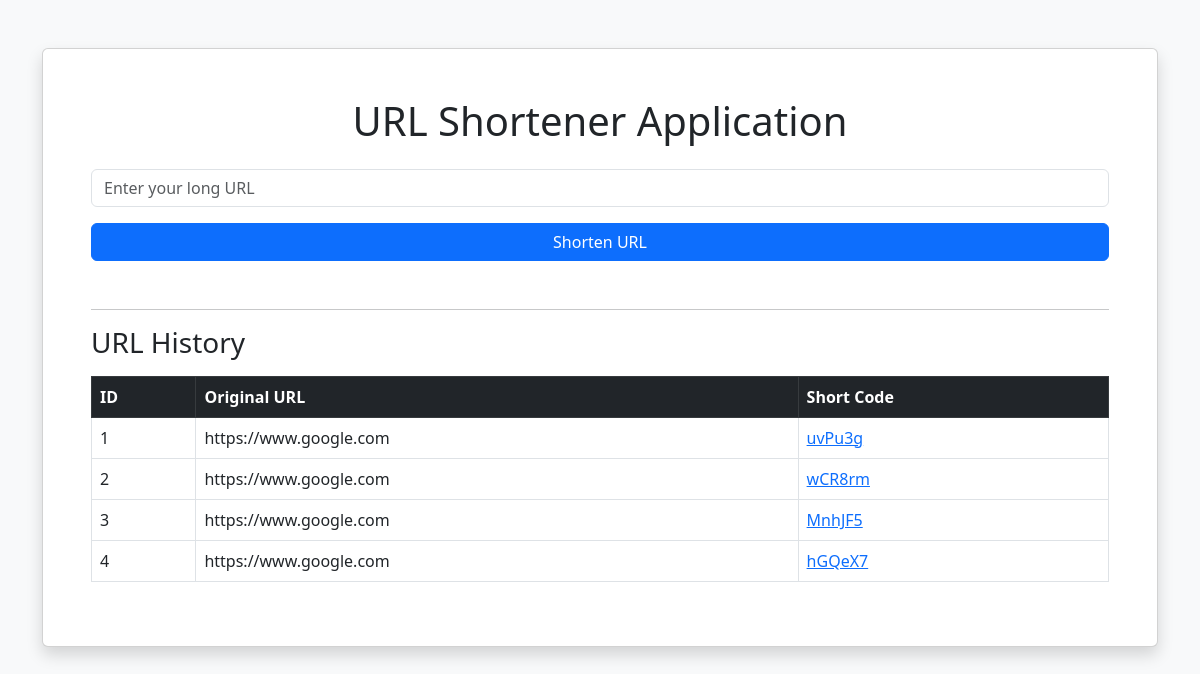
The page / on the database its author committed.
### tables this page shows
CREATE TABLE urls (
    id INTEGER PRIMARY KEY AUTOINCREMENT,
    long_url TEXT NOT NULL,
    short_code TEXT NOT NULL
);

### app.py (the view, shortened to what this page needs)
@app.route('/', methods=['GET', 'POST'])
def home():
    short_url = None
    conn = sqlite3.connect('database.db')
    cursor = conn.cursor()
    cursor.execute('SELECT * FROM urls')
    all_urls = cursor.fetchall()
    conn.close()
    return render_template(
        'index.html',
        short_url=short_url,
        all_urls=all_urls
    )

### templates/index.html (shortened to what this page needs)
<!DOCTYPE html>
<html lang="en">
<head>
    <link
        href="https://cdn.jsdelivr.net/npm/bootstrap@5.3.0/dist/css/bootstrap.min.css"
        rel="stylesheet"
    >
</head>
<body class="bg-light">
    <div class="container mt-5">
        <div class="card shadow p-5">
            <h1 class="text-center mb-4">
                URL Shortener Application
            </h1>
            <form method="POST">
                <div class="mb-3">
                    <input
                        type="text"
                        name="long_url"
                        class="form-control"
                        placeholder="Enter your long URL"
                        required
                    >
                </div>
                <div class="d-grid">
                    <button
                        type="submit"
                        class="btn btn-primary"
                    >
                        Shorten URL
                    </button>
                </div>
            </form>
            <hr class="mt-5">
            <h3 class="mb-3">
                URL History
            </h3>
            <table class="table table-bordered">
                <thead class="table-dark">
                    <tr>
                        <th>ID</th>
                        <th>Original URL</th>
                        <th>Short Code</th>
                    </tr>
                </thead>
                <tbody>
                    {% for url in all_urls %}
                    <tr>
                        <td>{{ url[0] }}</td>
                        <td>{{ url[1] }}</td>
                        <td>
                            <a
                                href="http://127.0.0.1:5000/{{ url[2] }}"
                                target="_blank"
                            >
                                {{ url[2] }}
                            </a>
                        </td>
                    </tr>
                    {% endfor %}
                </tbody>
            </table>
        </div>
    </div>
</body>
</html>

### rows shown on the page
urls: id "1", long_url "https://www.google.com", short_code "uvPu3g"
urls: id "2", long_url "https://www.google.com", short_code "wCR8rm"
urls: id "3", long_url "https://www.google.com", short_code "MnhJF5"
urls: id "4", long_url "https://www.google.com", short_code "hGQeX7"
